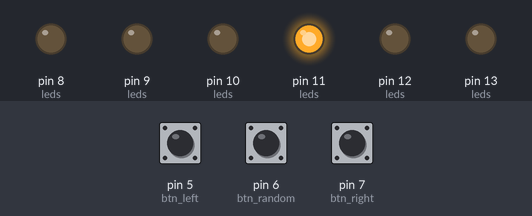
Simulated run of this sketch. Board: Arduino Uno, built with avr-gcc and run on an emulated ATmega328P. On the bench: output pins drawn as LEDs (lit = HIGH). The test bench sets the inputs (shaded band); at power-on: pin 5 (btn_left) HIGH, pin 6 (btn_random) HIGH, pin 7 (btn_right) HIGH. Random numbers use the default seed unless the sketch sets one.

Above: at 1.2 s.
1.3 s: pin 5 (btn_left) pulled LOW for 0.15 s
At 2.6 s:
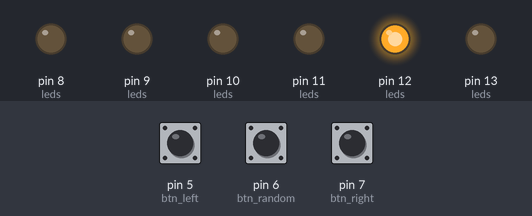
2.9 s: pin 6 (btn_random) pulled LOW for 0.15 s
At 4.1 s:
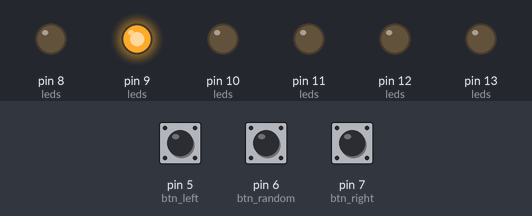
4.5 s: pin 7 (btn_right) pulled LOW for 0.15 s
At 5.3 s:
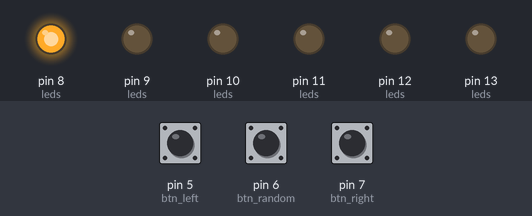
6.1 s: pin 7 (btn_right) pulled LOW for 1 s
At 7.8 s:
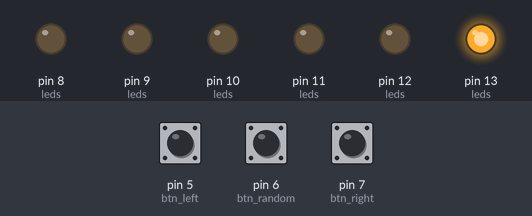
8.6 s: pin 7 (btn_right) pulled LOW for 3.2 s
At 12.6 s:
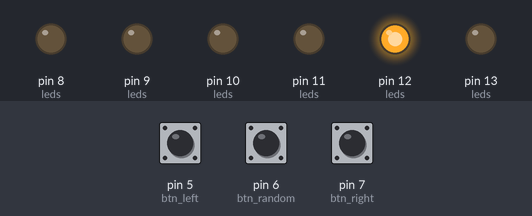
13.3 s: pin 5 (btn_left) pulled LOW for 1 s
At 15.7 s:
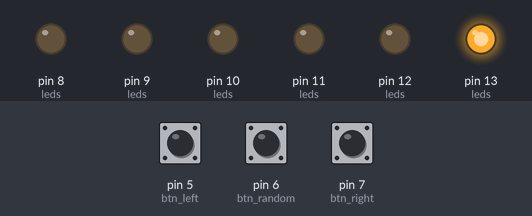
Timing chart, 0 to 16.8 s (numbered marks = the images above; inputs shaded):
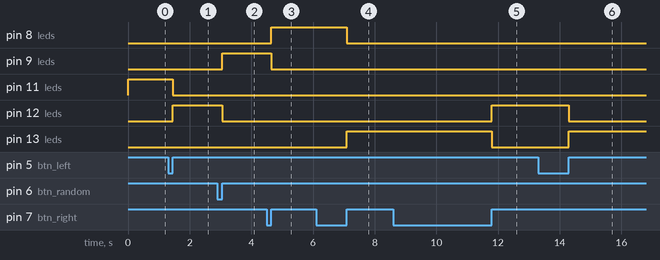

The sketch:

LED_Game.ino
```cpp
#define GREEN 13
#define YELLOW 12
#define ORANGE 11
#define RED 10
#define WHITE 9
#define BLUE 8
#define btn_right 7
#define btn_random 6
#define btn_left 5

const byte leds[] = {BLUE, WHITE, RED, ORANGE, YELLOW, GREEN};
const byte btns[3] = {btn_right, btn_random, btn_left};

const byte ledCount = sizeof(leds) / sizeof(leds[0]);
byte currentIndex = 3;

void setup()
{
    for (byte i = 0; i < 3 + 1; i++)
    {
        pinMode(btns[i], INPUT_PULLUP);
    }
    for (byte i = 0; i < ledCount; i++)
    {
        pinMode(leds[i], OUTPUT);
    }
    digitalWrite(leds[currentIndex], HIGH);
}

void loop()
{
    if (!digitalRead(btn_right))
    {
        updateIndex(btn_right);
    }
    if (!digitalRead(btn_left))
    {
        updateIndex(btn_left);
    }
    if (!digitalRead(btn_random))
    {
        updateIndex(btn_random);
    }
}

void updateIndex(byte direction)
{
    delay(50);
    while (!digitalRead(direction))
        ;
    digitalWrite(leds[currentIndex], LOW);
    if (direction == btn_right)
        moveRight();
    else if (direction == btn_left)
        moveLeft();
    else if (direction == btn_random)
        currentIndex = random(0, ledCount);
    digitalWrite(leds[currentIndex], HIGH);
}

void moveRight()
{
    currentIndex = (currentIndex - 1 + ledCount) % ledCount;
}

void moveLeft()
{
    currentIndex = (currentIndex + 1) % ledCount;
}
```

Measured:
- after the input at 1.3 s, pin 11 (leds): HIGH → LOW after 0.15 s; pin 12 (leds): LOW → HIGH after 0.15 s
- after the input at 2.9 s, pin 9 (leds): LOW → HIGH after 0.15 s; pin 12 (leds): HIGH → LOW after 0.15 s
- after the input at 4.5 s, pin 8 (leds): LOW → HIGH after 0.15 s; pin 9 (leds): HIGH → LOW after 0.15 s
- after the input at 6.1 s, pin 8 (leds): HIGH → LOW after 1.0 s; pin 13 (leds): LOW → HIGH after 1.0 s
- after the input at 8.6 s, pin 12 (leds): LOW → HIGH after 3.2 s; pin 13 (leds): HIGH → LOW after 3.2 s
- after the input at 13.3 s, pin 12 (leds): HIGH → LOW after 1.0 s; pin 13 (leds): LOW → HIGH after 1.0 s
